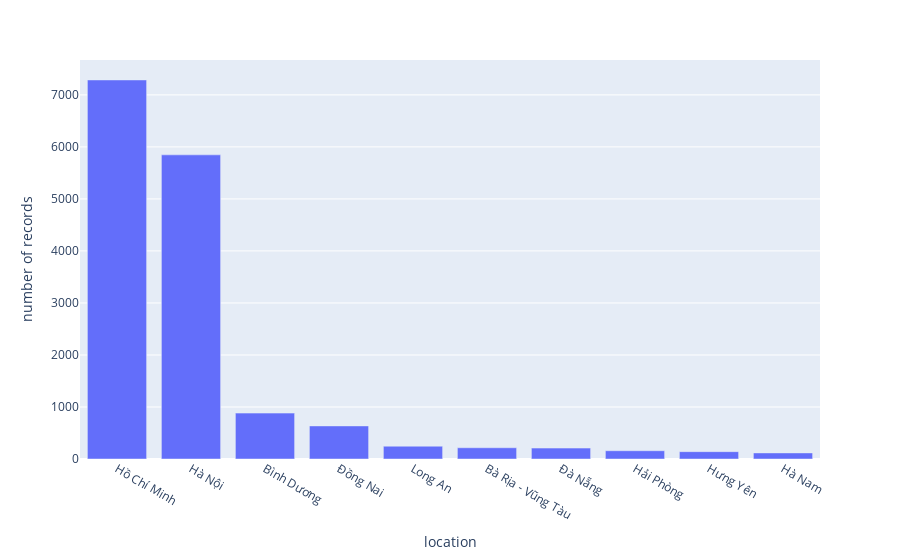

Notebook cell for this chart:
### Code cell
figure.show()

### Figure 1 — Plotly figure (JSON) as saved in the notebook; plotly's stock layout.template omitted (floating-point values rounded to 4 significant figures)
{"data": [{"alignmentgroup": "True", "hovertemplate": "location=%{x}<br>number of records=%{y}<extra></extra>", "legendgroup": "", "marker": {"color": "#636efa", "pattern": {"shape": ""}}, "name": "", "offsetgroup": "", "orientation": "v", "showlegend": false, "textposition": "auto", "type": "bar", "x": ["Hồ Chí Minh", "Hà Nội", "Bình Dương", "Đồng Nai", "Long An", "Bà Rịa - Vũng Tàu", "Đà Nẵng", "Hải Phòng", "Hưng Yên", "Hà Nam"], "xaxis": "x", "y": [7287, 5847, 882, 636, 246, 216, 210, 159, 141, 117], "yaxis": "y"}], "layout": {"barmode": "relative", "legend": {"tracegroupgap": 0}, "margin": {"t": 60}, "xaxis": {"anchor": "y", "domain": [0, 1], "title": {"text": "location"}}, "yaxis": {"anchor": "x", "domain": [0, 1], "title": {"text": "number of records"}}}}
